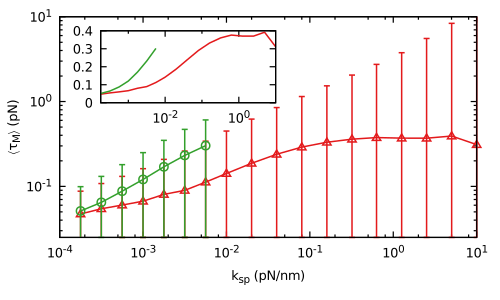

gnuplot code for this plot:
#!/usr/bin/gnuplot
set term pdfcairo enhanced linewidth 1.75 font ",14"
set output "tug_k.pdf"

load "Data/my.pal"

set multiplot

set key off

set ylabel "{/Symbol \341}{/Symbol t}_M{/Symbol \361} (pN)"
set xlabel "k_{sp} (pN/nm)"

set logscale y 
set logscale x 

set format x "10^{%L}"
set format y "10^{%L}"

plot [:][0.025:10] \
    "Data/tug_k.dat" u 1:($1*(-$2+$4)):($1*sqrt($3**2+$5**2)) w errorlines ls 8 lw 1.25 title "c=0.3" \
  , "Data/tug_k_c=0.dat" u 1:($1*(-$2+$4)):($1*sqrt($3**2+$5**2)) w errorlines ls 6 lw 1.25 title "c=0"

set tmargin at screen 0.9
set bmargin at screen 0.66
set lmargin at screen 0.20
set rmargin at screen 0.55

set key off

unset xlabel
unset ylabel

set xtics 1e-4,100,1
set ytics 0.1

unset logscale y 
set format y "%g"

plot [:][0:] \
    "Data/tug_k.dat" u 1:($1*(-$2+$4)):($1*sqrt($3**2+$5**2)) w lines ls 8 lw 1.25 title "c=0.3" \
  , "Data/tug_k_c=0.dat" u 1:($1*(-$2+$4)):($1*sqrt($3**2+$5**2)) w lines ls 6 lw 1.25 title "c=0" 

unset multiplot
